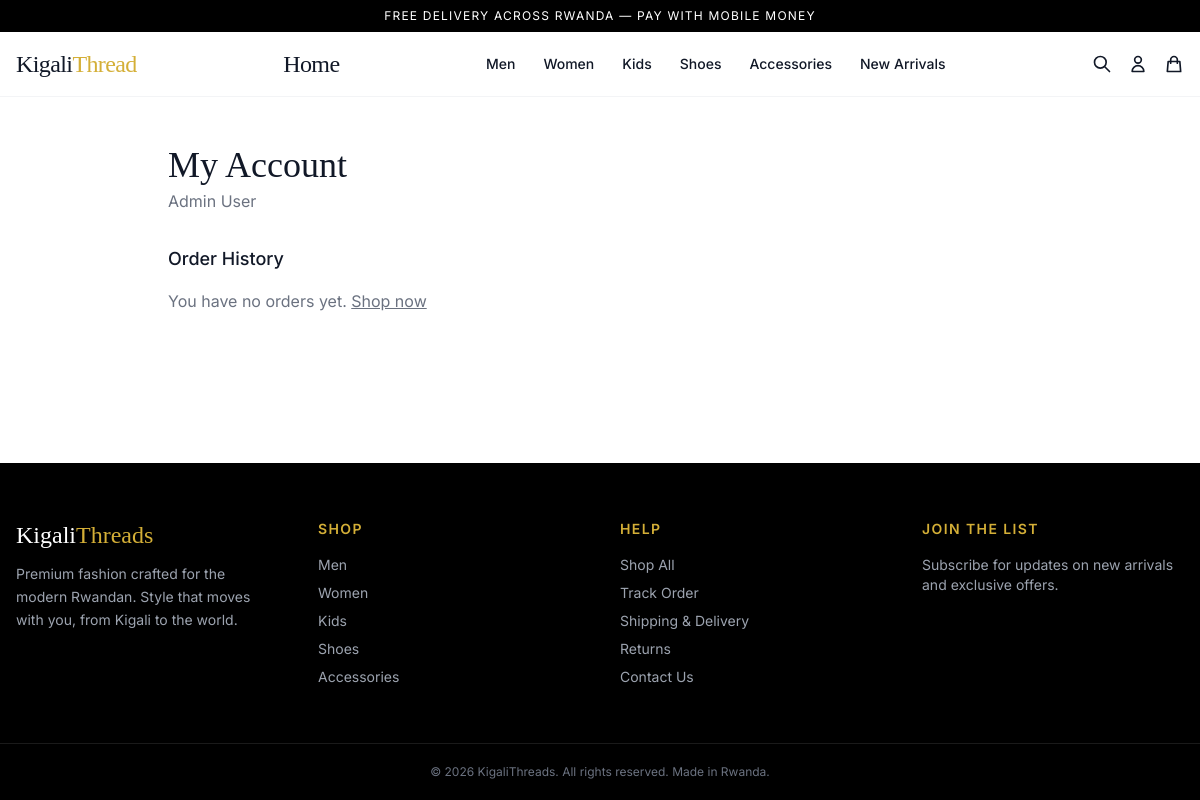
The app's page /account.php (signed in) with its own data.
### tables this page shows
CREATE TABLE IF NOT EXISTS ecom_collections (
  id INT AUTO_INCREMENT PRIMARY KEY,
  title VARCHAR(255) NOT NULL,
  handle VARCHAR(255) NOT NULL UNIQUE,
  description TEXT,
  image VARCHAR(500),
  is_visible TINYINT(1) DEFAULT 1
);

CREATE TABLE IF NOT EXISTS users (
  id INT AUTO_INCREMENT PRIMARY KEY,
  email VARCHAR(255) NOT NULL UNIQUE,
  password_hash VARCHAR(255) NOT NULL,
  full_name VARCHAR(255),
  is_admin TINYINT(1) DEFAULT 0,
  created_at TIMESTAMP DEFAULT CURRENT_TIMESTAMP
);

### config/app.php (called while the page is built, shortened)
<?php
function url(string $path = ''): string
{
    if ($path === '') {
        return BASE_URL . '/';
    }
    return BASE_URL . '/' . ltrim($path, '/');
}

### includes/functions.php (called while the page is built, shortened)
<?php
function e(string $value): string
{
    return htmlspecialchars($value, ENT_QUOTES, 'UTF-8');
}
function getCollections(PDO $pdo): array
{
    $handles = ['men', 'women', 'kids', 'shoes', 'accessories', 'new-arrivals'];
    $placeholders = implode(',', array_fill(0, count($handles), '?'));
    $stmt = $pdo->prepare(
        "SELECT id, title, handle FROM ecom_collections
         WHERE handle IN ({$placeholders})
         ORDER BY FIELD(handle, {$placeholders})"
    );
    $stmt->execute(array_merge($handles, $handles));
    return $stmt->fetchAll();
}

### includes/auth.php (called while the page is built, shortened)
<?php
function currentUser(PDO $pdo): ?array
{
    $stmt = $pdo->prepare('SELECT id, email, full_name, is_admin FROM users WHERE id = ? LIMIT 1');
    $stmt->execute([$_SESSION['user_id']]);
    $user = $stmt->fetch();
    return $user ?: null;
}

### account.php (the view, shortened to what this page needs)
<?php
require_once __DIR__ . '/includes/init.php';
$orders = [];
require __DIR__ . '/includes/header.php';
?>
<div class="max-w-4xl mx-auto px-4 py-12">
  <h1 class="font-serif text-4xl mb-1">My Account</h1>
  <p class="text-gray-500 mb-8"><?= e($user['full_name'] ?: $user['email']) ?></p>
  <h2 class="font-medium text-lg mb-4">Order History</h2>
  <?php if (!$orders): ?>
    <p class="text-gray-500">You have no orders yet. <a href="<?= url('products.php') ?>" class="underline">Shop now</a></p>
  <?php endif; ?>
</div>
<?php require __DIR__ . '/includes/footer.php'; ?>

### includes/header.php (shortened to what this page needs)
<?php
$user = currentUser($pdo);
$collections = getCollections($pdo);
?>
<!DOCTYPE html>
<html lang="en">
<head>
  <script src="https://cdn.tailwindcss.com"></script>
</head>
<body class="min-h-screen flex flex-col bg-white text-gray-900">
<header class="sticky top-0 z-40 bg-white border-b border-gray-100">
  <div class="bg-black text-white text-center text-xs py-2 tracking-widest">
    FREE DELIVERY ACROSS RWANDA — PAY WITH MOBILE MONEY
  </div>
  <div class="max-w-7xl mx-auto px-4 flex items-center justify-between h-16">
    <a href="<?= url() ?>" class="font-serif text-2xl tracking-tight">
      Kigali<span class="text-[#D4AF37]">Thread</span>
    </a>
<a href="<?= url() ?>" class="font-serif text-2xl tracking-tight">
      Home<span class="text-[#D4AF37]"></span>
    </a>
    <nav class="hidden md:flex items-center gap-7 text-sm font-medium">
      <?php foreach ($collections as $col): ?>
        <a href="<?= url('collection.php?handle=' . urlencode($col['handle'])) ?>" class="relative group py-1">
          <?= e($col['title']) ?>
        </a>
      <?php endforeach; ?>
    </nav>
    <div class="flex items-center gap-4">
      <button type="button" id="search-toggle" aria-label="Search">
        <svg xmlns="http://www.w3.org/2000/svg" class="h-5 w-5" fill="none" viewBox="0 0 24 24" stroke="currentColor"><path stroke-linecap="round" stroke-linejoin="round" stroke-width="2" d="M21 21l-6-6m2-5a7 7 0 11-14 0 7 7 0 0114 0z"/></svg>
      </button>
      <?php if ($user): ?>
        <div class="relative group">
          <button type="button" class="flex items-center" aria-label="Account">
            <svg xmlns="http://www.w3.org/2000/svg" class="h-5 w-5" fill="none" viewBox="0 0 24 24" stroke="currentColor"><path stroke-linecap="round" stroke-linejoin="round" stroke-width="2" d="M16 7a4 4 0 11-8 0 4 4 0 018 0zM12 14a7 7 0 00-7 7h14a7 7 0 00-7-7z"/></svg>
          </button>
        </div>
      <?php endif; ?>
      <button type="button" id="cart-open" class="relative" aria-label="Cart">
        <svg xmlns="http://www.w3.org/2000/svg" class="h-5 w-5" fill="none" viewBox="0 0 24 24" stroke="currentColor"><path stroke-linecap="round" stroke-linejoin="round" stroke-width="2" d="M16 11V7a4 4 0 00-8 0v4M5 9h14l1 12H4L5 9z"/></svg>
      </button>
    </div>
  </div>
</header>
<main class="flex-1">

### includes/header.php (style rules this page uses)
body { font-family: 'Inter', sans-serif; }
.font-serif { font-family: 'Playfair Display', serif; }

### records on screen
ecom_collections: title "Men"
ecom_collections: title "Women"
ecom_collections: title "Kids"
ecom_collections: title "Shoes"
ecom_collections: title "Accessories"
ecom_collections: title "New Arrivals"
users: full_name "Admin User"
